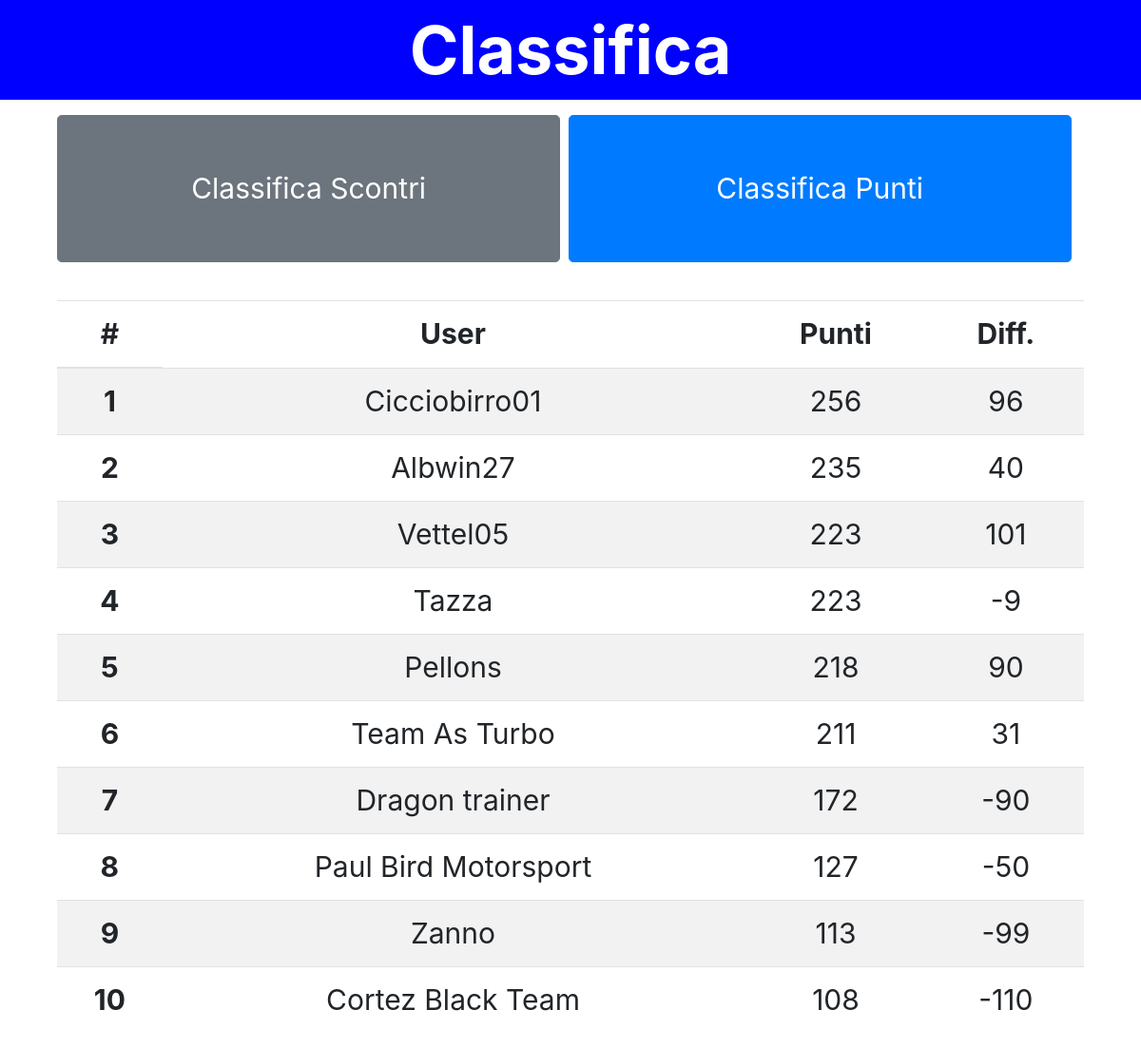
The app's page /fantamoto/classifica_punti (signed in) with its own data.
### fantamotori/models.py (models this page shows)
class Moto_punti(models.Model):
    p_scontri = models.IntegerField(default="0")
    p_generali = models.IntegerField(default="0")
    differenza = models.IntegerField(default="0")
    username = models.TextField(default="a")
    utente = models.ForeignKey(User, on_delete=models.PROTECT, default="1")

### fantamotori/views.py (the view)
# urls.py: path("fantamoto/classifica_punti", views.moto_classpunti, name="fantamoto/classifica_punti"),
@login_required
def moto_classpunti(request):
    ranking = Moto_punti.objects.order_by("-p_generali", "-differenza")
    return render(request, "fantamoto/classifica_punti.html", {
        "ranking": ranking
    })

### fantamotori/templates/fantamoto/classifica_punti.html (shortened to what this page needs)
{% extends "layout.html" %}
{% block body %}
<div style="background-color: blue;">
  <p class="titoloscelta toppagina">Classifica</p>
</div>
<div class="imppagina">
  <a style="width:49%" href="classifica_scontri" class="btn btn-secondary btn-lg">Classifica Scontri</a>
  <button style="width:49%" class="btn btn-primary btn-lg">Classifica Punti</button>
  <table class="table table-striped" style="margin-top: 5vh;">
    <thead>
      <tr style="text-align: center;">
        <th scope="row">#</th>
        <td style="font-weight:bold">User</td>
        <td style="font-weight:bold">Punti</td>
        <td style="font-weight:bold">Diff.</td>
      </tr>
    </thead>
    <tbody style="text-align: center;">
      {% for rank in ranking %}
      <tr>
        <th scope="row">{{ forloop.counter }}</th>
        <td>{{ rank.username }}</td>
        <td>{{ rank.p_generali }}</td>
        <td>{{ rank.differenza }}</td>
      </tr>
      {% endfor %}
    </tbody>
  </table>
</div>
{% endblock %}

### fantamotori/static/styles.css (style rules this page uses)
.body { margin: auto; font-size: 30px; }
.titoloscelta { font-size: 70px; font-weight: bold; }
.toppagina { color: white; text-align: center; }
.imppagina { width: 90%; margin: auto; }
a.btn-lg { padding: 5%; font-size: 30px; }
button.btn-lg { padding: 5%; font-size: 30px; }

### records on screen
Moto_punti: username "Cicciobirro01", p_generali "256", differenza "96"
Moto_punti: username "Albwin27", p_generali "235", differenza "40"
Moto_punti: username "Vettel05", p_generali "223", differenza "101"
Moto_punti: username "Tazza", p_generali "223", differenza "-9"
Moto_punti: username "Pellons", p_generali "218", differenza "90"
Moto_punti: username "Team As Turbo", p_generali "211", differenza "31"
Moto_punti: username "Dragon trainer", p_generali "172", differenza "-90"
Moto_punti: username "Paul Bird Motorsport", p_generali "127", differenza "-50"
Moto_punti: username "Zanno", p_generali "113", differenza "-99"
Moto_punti: username "Cortez Black Team", p_generali "108", differenza "-110"
